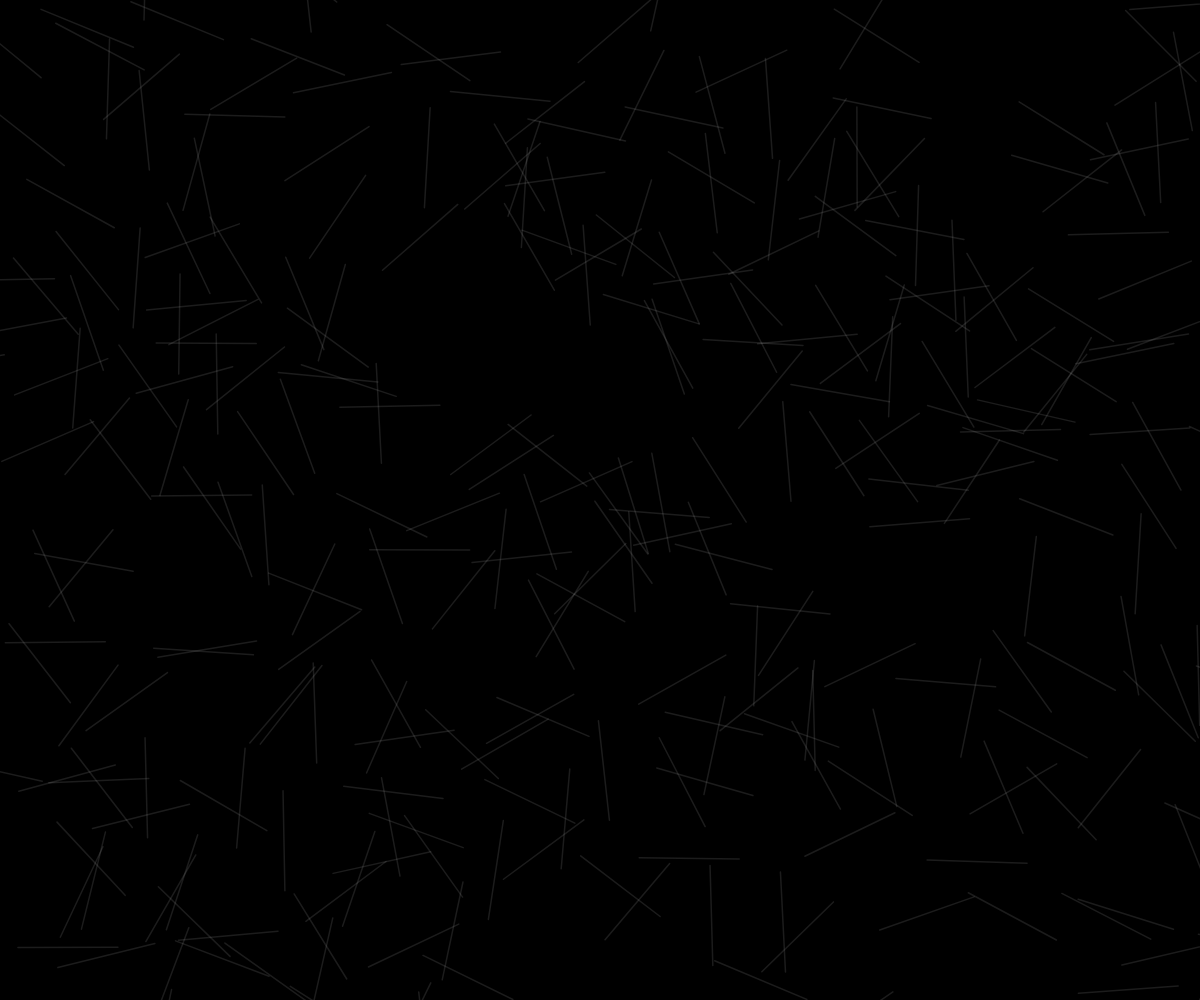
Frame 1 (no input)
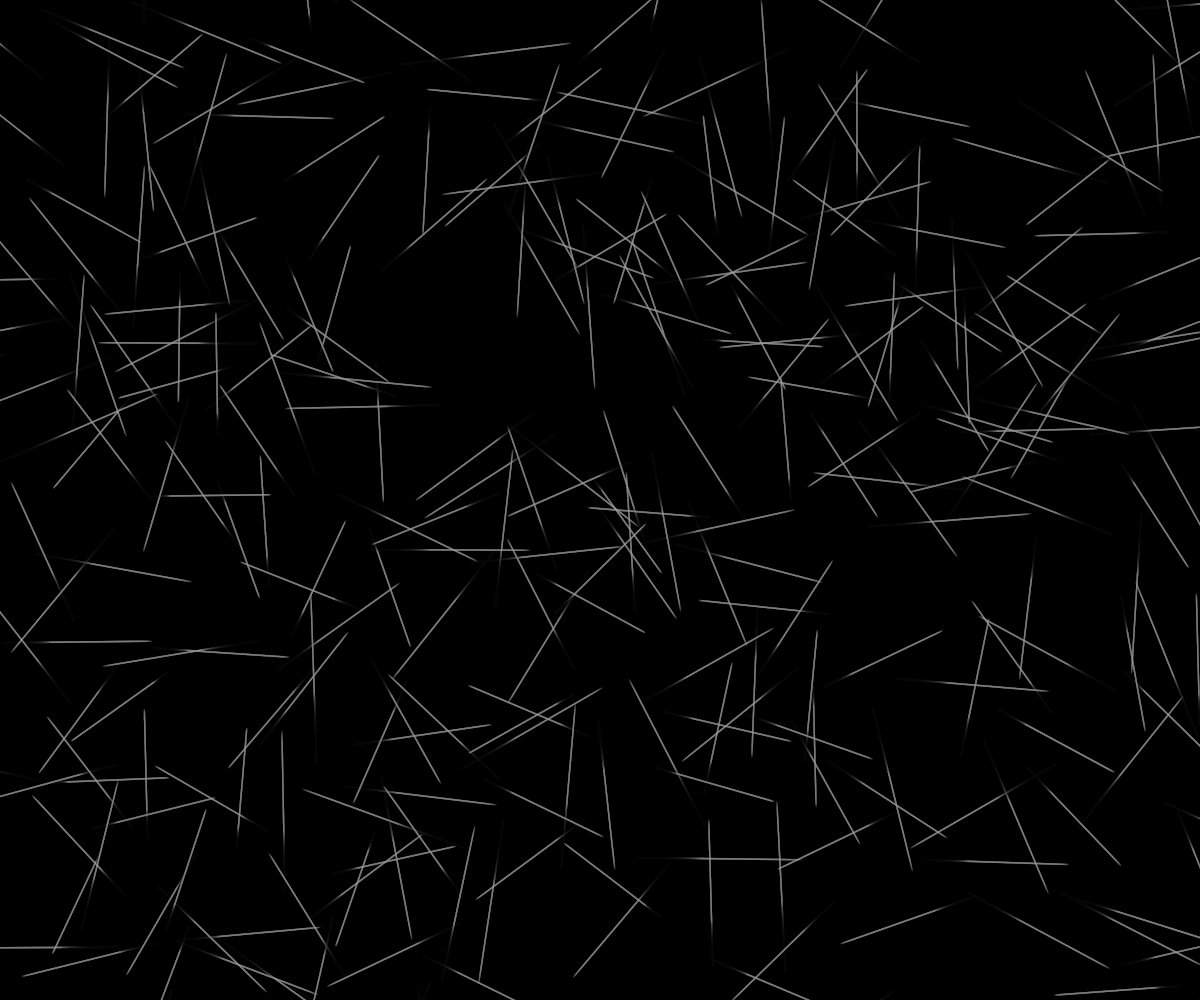
Frame 60 (no input)
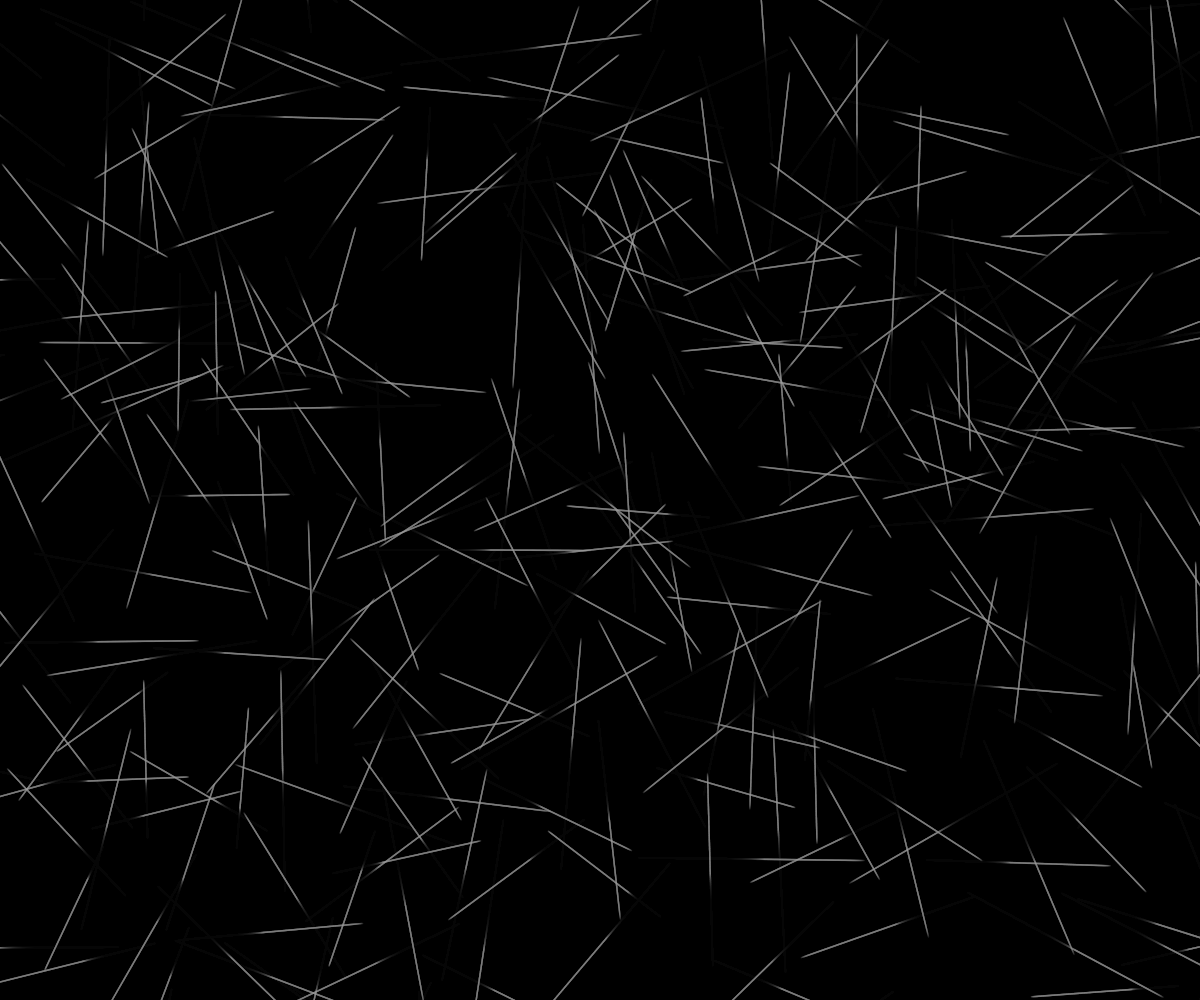
Frame 120 (the mouse pressed at the canvas centre since frame 60)

The p5.js sketch that drew these frames (run headless with seeded random() and noise() and a simulated clock; from frame 60 on, the mouse is pressed at the canvas centre):

// p5.js sketch
// ── sketch.js
let lines = [];

function setup() {
  createCanvas(windowWidth, windowHeight);
  strokeWeight(1.5);
  background(0);
  for (let i = 0; i < 300; i++) {
    lines.push({
      x: random(width),
      y: random(height),
      angle: random(TWO_PI), 
      speed: random(0.3, 1.2)
    });
  }
}

function draw() {
  background(0, 20); 

  stroke(180, 180, 180, 40); 

  for (let l of lines) {
    let len = 100; 
    let x2 = l.x + cos(l.angle) * len;
    let y2 = l.y + sin(l.angle) * len;
    line(l.x, l.y, x2, y2);

    l.x += cos(l.angle) * l.speed;
    l.y += sin(l.angle) * l.speed;

    
    if (l.x < -100 || l.x > width + 100 || l.y < -100 || l.y > height + 100) {
      l.x = random(width);
      l.y = random(height);
      l.angle = random(TWO_PI);
    }
  }
}
